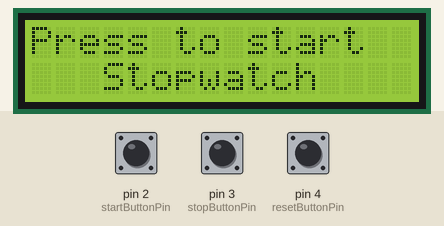
A sketch run on a simulated Arduino Uno, built with avr-gcc and run on an emulated ATmega328P. On the bench: 16×2 character LCD. The test bench sets the inputs (shaded band); at power-on: pin 2 (startButtonPin) HIGH, pin 3 (stopButtonPin) HIGH, pin 4 (resetButtonPin) HIGH.

Above: at 1.2 s.
1.3 s: pin 2 (startButtonPin) pulled LOW for 0.15 s
At 1.8 s:
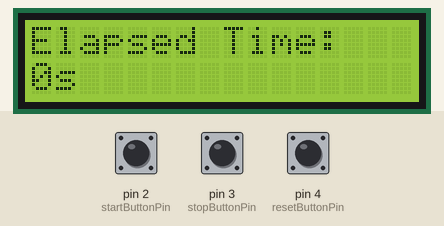
4.4 s: pin 3 (stopButtonPin) pulled LOW for 0.15 s
At 5.2 s:
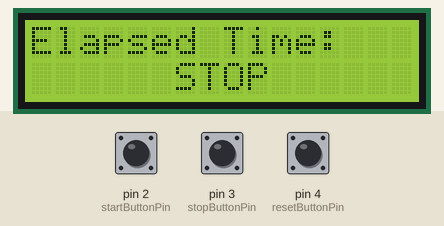
6.0 s: pin 4 (resetButtonPin) pulled LOW for 0.15 s
At 6.5 s:
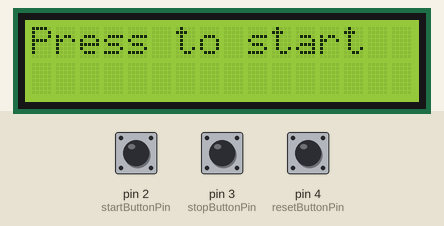
7.6 s: pin 2 (startButtonPin) pulled LOW for 1 s
At 9.7 s:
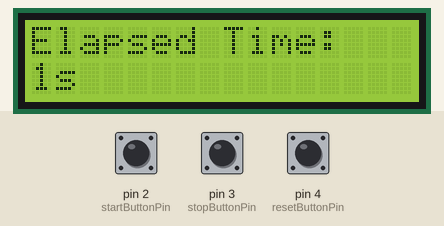
11.6 s: pin 3 (stopButtonPin) pulled LOW for 1 s
At 11.9 s:
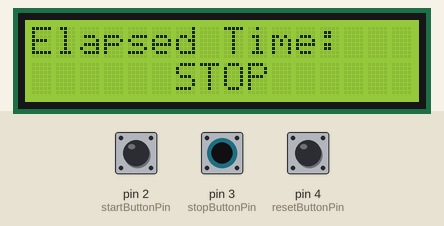
14.1 s: pin 3 (stopButtonPin) pulled LOW for 0.15 s
At 14.9 s:
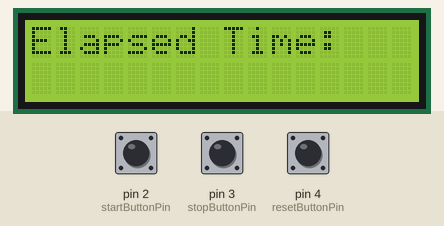
Timing chart, 0 to 17.1 s (numbered marks = the images above; inputs shaded):
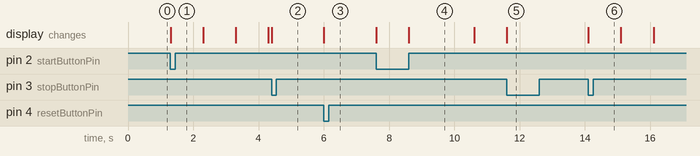

Measured:
- after the input at 1.3 s, the display: changes at once (image 1)
- after the input at 4.4 s, the display: changes at once (image 2)
- after the input at 6.0 s, the display: changes at once (image 3)
- after the input at 7.6 s, the display: first changes at once (image 4 shows a later state)
- after the input at 11.6 s, the display: changes at once (image 5)
- after the input at 14.1 s, the display: changes at once (image 6)
- what the display in image 4 shows lasts 2.0 s, from 8.6 s to 10.6 s

The sketch:

LCD_stopwatch.ino
```cpp
#include <LiquidCrystal.h>

// lcd pin connections
LiquidCrystal lcd(12, 11, 10, 9, 8, 7);

unsigned long startTime = 0;
unsigned long elapsedTime = 0;
boolean timerRunning = false;
boolean stopped = false;
boolean buttonPressed = false;

const int startButtonPin = 2; // Pin for the "Press Start" button
const int stopButtonPin = 3;  // Pin for the "Stop" button
const int resetButtonPin = 4; // Pin for the "Reset" button

void start_button();
void stop_button();
void reset_button();
void calc_time();

void setup() {
  lcd.begin(16, 2);
  lcd.print("Press to start");
  lcd.setCursor(0,1);
  lcd.print("   Stopwatch");

  // pullup to prevent noise in circuits
  pinMode(startButtonPin, INPUT_PULLUP);
  pinMode(stopButtonPin, INPUT_PULLUP);
  pinMode(resetButtonPin, INPUT_PULLUP);
}

void loop() {
  start_button();
  stop_button();
  reset_button();
  calc_time();
}

void start_button(){
  // Check if the "Press Start" button is pressed to start or resume the timer
  if (digitalRead(startButtonPin) == LOW && !timerRunning && !stopped && !buttonPressed) {
    startTime = millis() - elapsedTime;
    timerRunning = true;
    buttonPressed = true;
  }
}
void stop_button(){
  // Check if the "Stop" button is pressed to pause or resume the timer
  if (digitalRead(stopButtonPin) == LOW) {
    if (!buttonPressed) {
      buttonPressed = true;
      if (timerRunning) {
        elapsedTime = millis() - startTime;
        timerRunning = false;
        stopped = true;
        lcd.setCursor(0, 1);
        lcd.print("      STOP");
        delay(1000); // Pause for 1 second
      } else if (!timerRunning && stopped) {
        startTime = millis() - elapsedTime;
        timerRunning = true;
        stopped = false;
        lcd.setCursor(0, 1);
        lcd.print("             "); // Clear the "STOP" message to continue
      }
    }
  } else {
    buttonPressed = false;
  }
}
void reset_button(){
  // Check if the "Reset" button is pressed to clear everything and start over
  if (digitalRead(resetButtonPin) == LOW) {
    startTime = 0;
    elapsedTime = 0;
    timerRunning = false;
    stopped = false;
    lcd.clear();
    lcd.print("Press to start");
  }
}
void calc_time(){
  if (timerRunning) {
    elapsedTime = millis() - startTime;

    // Display the elapsed time per second on the LCD
    if (elapsedTime % 1000 == 0) {
      lcd.clear();
      lcd.setCursor(0, 0);
      lcd.print("Elapsed Time:");
      lcd.setCursor(0, 1);
      lcd.print(elapsedTime / 1000);
      lcd.print("s");
    }
  }
}
```
